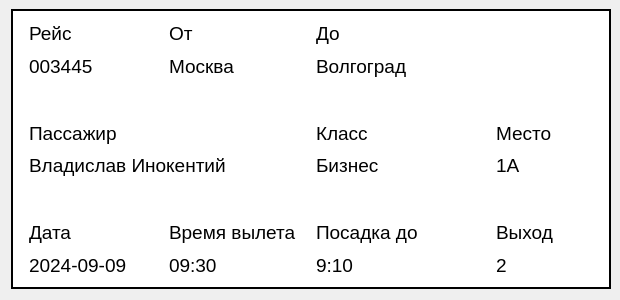
<?xml version="1.0" encoding="UTF-8"?>
<ui version="4.0">
 <class>Form</class>
 <widget class="QWidget" name="Form">
  <property name="geometry">
   <rect>
    <x>0</x>
    <y>0</y>
    <width>618</width>
    <height>300</height>
   </rect>
  </property>
  <property name="maximumSize">
   <size>
    <width>16777215</width>
    <height>300</height>
   </size>
  </property>
  <property name="windowTitle">
   <string>Form</string>
  </property>
  <layout class="QGridLayout" name="gridLayout_4">
   <property name="topMargin">
    <number>9</number>
   </property>
   <property name="rightMargin">
    <number>9</number>
   </property>
   <item row="0" column="0">
    <widget class="QFrame" name="buy_ticket_6">
     <property name="sizePolicy">
      <sizepolicy hsizetype="Expanding" vsizetype="Expanding">
       <horstretch>0</horstretch>
       <verstretch>0</verstretch>
      </sizepolicy>
     </property>
     <property name="minimumSize">
      <size>
       <width>600</width>
       <height>250</height>
      </size>
     </property>
     <property name="maximumSize">
      <size>
       <width>3424242</width>
       <height>7688768</height>
      </size>
     </property>
     <property name="font">
      <font>
       <pointsize>14</pointsize>
      </font>
     </property>
     <property name="styleSheet">
      <string notr="true">QPushButton{
	border-style:solid;
border-width:2px;
	background-color: rgb(222, 222, 222);
	height:40px;
	text-align:left;
	padding-left:10px;
	border-top-left-radius:10px;
	border-bottom-left-radius:10px;
	border-bottom-right-radius:10px;
	border-top-right-radius:10px;
	background-color: transparent;
	border: none;

}
QWidget{
border-style:solid;
border-width:2px;
	background-color: rgb(255, 255, 255);
}
QLabel{
	
	border-color: rgb(255, 255, 255);
}</string>
     </property>
     <property name="frameShape">
      <enum>QFrame::StyledPanel</enum>
     </property>
     <property name="frameShadow">
      <enum>QFrame::Raised</enum>
     </property>
     <layout class="QGridLayout" name="gridLayout">
      <item row="2" column="5">
       <spacer name="horizontalSpacer">
        <property name="orientation">
         <enum>Qt::Horizontal</enum>
        </property>
        <property name="sizeType">
         <enum>QSizePolicy::Fixed</enum>
        </property>
        <property name="sizeHint" stdset="0">
         <size>
          <width>40</width>
          <height>20</height>
         </size>
        </property>
       </spacer>
      </item>
      <item row="2" column="0" colspan="2">
       <layout class="QVBoxLayout" name="verticalLayout_5">
        <item>
         <widget class="QLabel" name="label_8">
          <property name="font">
           <font>
            <pointsize>14</pointsize>
           </font>
          </property>
          <property name="text">
           <string>Пассажир</string>
          </property>
         </widget>
        </item>
        <item>
         <widget class="QLabel" name="label_9">
          <property name="minimumSize">
           <size>
            <width>0</width>
            <height>0</height>
           </size>
          </property>
          <property name="font">
           <font>
            <pointsize>14</pointsize>
           </font>
          </property>
          <property name="text">
           <string>Владислав Инокентий</string>
          </property>
         </widget>
        </item>
       </layout>
      </item>
      <item row="2" column="4">
       <layout class="QVBoxLayout" name="verticalLayout_3">
        <item>
         <widget class="QLabel" name="label_4">
          <property name="sizePolicy">
           <sizepolicy hsizetype="Fixed" vsizetype="Fixed">
            <horstretch>0</horstretch>
            <verstretch>0</verstretch>
           </sizepolicy>
          </property>
          <property name="font">
           <font>
            <pointsize>14</pointsize>
           </font>
          </property>
          <property name="text">
           <string>Место</string>
          </property>
         </widget>
        </item>
        <item>
         <widget class="QLabel" name="label_5">
          <property name="sizePolicy">
           <sizepolicy hsizetype="Fixed" vsizetype="Fixed">
            <horstretch>0</horstretch>
            <verstretch>0</verstretch>
           </sizepolicy>
          </property>
          <property name="font">
           <font>
            <pointsize>14</pointsize>
           </font>
          </property>
          <property name="text">
           <string>1А</string>
          </property>
          <property name="alignment">
           <set>Qt::AlignLeading|Qt::AlignLeft|Qt::AlignVCenter</set>
          </property>
         </widget>
        </item>
       </layout>
      </item>
      <item row="0" column="1">
       <layout class="QVBoxLayout" name="verticalLayout_7">
        <item>
         <widget class="QLabel" name="label_10">
          <property name="sizePolicy">
           <sizepolicy hsizetype="Preferred" vsizetype="Preferred">
            <horstretch>0</horstretch>
            <verstretch>0</verstretch>
           </sizepolicy>
          </property>
          <property name="font">
           <font>
            <pointsize>14</pointsize>
           </font>
          </property>
          <property name="text">
           <string>От</string>
          </property>
         </widget>
        </item>
        <item>
         <widget class="QLabel" name="label_3">
          <property name="sizePolicy">
           <sizepolicy hsizetype="Preferred" vsizetype="Preferred">
            <horstretch>0</horstretch>
            <verstretch>0</verstretch>
           </sizepolicy>
          </property>
          <property name="minimumSize">
           <size>
            <width>0</width>
            <height>0</height>
           </size>
          </property>
          <property name="maximumSize">
           <size>
            <width>16777215</width>
            <height>16777215</height>
           </size>
          </property>
          <property name="font">
           <font>
            <pointsize>14</pointsize>
           </font>
          </property>
          <property name="text">
           <string>Москва</string>
          </property>
         </widget>
        </item>
       </layout>
      </item>
      <item row="2" column="2">
       <layout class="QVBoxLayout" name="verticalLayout_4">
        <item>
         <widget class="QLabel" name="label_6">
          <property name="font">
           <font>
            <pointsize>14</pointsize>
           </font>
          </property>
          <property name="text">
           <string>Класс</string>
          </property>
         </widget>
        </item>
        <item>
         <widget class="QLabel" name="label_7">
          <property name="font">
           <font>
            <pointsize>14</pointsize>
           </font>
          </property>
          <property name="text">
           <string>Бизнес</string>
          </property>
          <property name="alignment">
           <set>Qt::AlignLeading|Qt::AlignLeft|Qt::AlignVCenter</set>
          </property>
         </widget>
        </item>
       </layout>
      </item>
      <item row="4" column="1">
       <layout class="QVBoxLayout" name="verticalLayout_8">
        <item>
         <widget class="QLabel" name="label_12">
          <property name="font">
           <font>
            <pointsize>14</pointsize>
           </font>
          </property>
          <property name="text">
           <string>Время вылета</string>
          </property>
         </widget>
        </item>
        <item>
         <widget class="QLabel" name="label_time_start_buy_ticket_7">
          <property name="sizePolicy">
           <sizepolicy hsizetype="Preferred" vsizetype="Preferred">
            <horstretch>0</horstretch>
            <verstretch>0</verstretch>
           </sizepolicy>
          </property>
          <property name="minimumSize">
           <size>
            <width>0</width>
            <height>0</height>
           </size>
          </property>
          <property name="maximumSize">
           <size>
            <width>786868</width>
            <height>50</height>
           </size>
          </property>
          <property name="font">
           <font>
            <pointsize>14</pointsize>
           </font>
          </property>
          <property name="text">
           <string>09:30</string>
          </property>
          <property name="alignment">
           <set>Qt::AlignLeading|Qt::AlignLeft|Qt::AlignVCenter</set>
          </property>
         </widget>
        </item>
       </layout>
      </item>
      <item row="0" column="0">
       <layout class="QVBoxLayout" name="verticalLayout_10">
        <item>
         <widget class="QLabel" name="label_15">
          <property name="font">
           <font>
            <pointsize>14</pointsize>
           </font>
          </property>
          <property name="text">
           <string>Рейс</string>
          </property>
         </widget>
        </item>
        <item>
         <widget class="QLabel" name="label_16">
          <property name="font">
           <font>
            <pointsize>14</pointsize>
           </font>
          </property>
          <property name="text">
           <string>003445</string>
          </property>
         </widget>
        </item>
       </layout>
      </item>
      <item row="4" column="2">
       <layout class="QVBoxLayout" name="verticalLayout_9">
        <item>
         <widget class="QLabel" name="label_13">
          <property name="font">
           <font>
            <pointsize>14</pointsize>
           </font>
          </property>
          <property name="text">
           <string>Посадка до</string>
          </property>
         </widget>
        </item>
        <item>
         <widget class="QLabel" name="label_14">
          <property name="font">
           <font>
            <pointsize>14</pointsize>
           </font>
          </property>
          <property name="text">
           <string>9:10</string>
          </property>
         </widget>
        </item>
       </layout>
      </item>
      <item row="4" column="4">
       <layout class="QVBoxLayout" name="verticalLayout_11">
        <item>
         <widget class="QLabel" name="label_17">
          <property name="font">
           <font>
            <pointsize>14</pointsize>
           </font>
          </property>
          <property name="text">
           <string>Выход</string>
          </property>
         </widget>
        </item>
        <item>
         <widget class="QLabel" name="label_18">
          <property name="font">
           <font>
            <pointsize>14</pointsize>
           </font>
          </property>
          <property name="text">
           <string>2</string>
          </property>
         </widget>
        </item>
       </layout>
      </item>
      <item row="4" column="0">
       <layout class="QVBoxLayout" name="verticalLayout_2">
        <item>
         <widget class="QLabel" name="label">
          <property name="font">
           <font>
            <pointsize>14</pointsize>
           </font>
          </property>
          <property name="text">
           <string>Дата</string>
          </property>
         </widget>
        </item>
        <item>
         <widget class="QLabel" name="label_time_end_buy_ticket_7">
          <property name="sizePolicy">
           <sizepolicy hsizetype="Preferred" vsizetype="Preferred">
            <horstretch>0</horstretch>
            <verstretch>0</verstretch>
           </sizepolicy>
          </property>
          <property name="minimumSize">
           <size>
            <width>0</width>
            <height>0</height>
           </size>
          </property>
          <property name="maximumSize">
           <size>
            <width>16777215</width>
            <height>50</height>
           </size>
          </property>
          <property name="font">
           <font>
            <pointsize>14</pointsize>
           </font>
          </property>
          <property name="styleSheet">
           <string notr="true"/>
          </property>
          <property name="text">
           <string>2024-09-09</string>
          </property>
          <property name="alignment">
           <set>Qt::AlignLeading|Qt::AlignLeft|Qt::AlignVCenter</set>
          </property>
         </widget>
        </item>
       </layout>
      </item>
      <item row="2" column="3">
       <spacer name="horizontalSpacer_2">
        <property name="orientation">
         <enum>Qt::Horizontal</enum>
        </property>
        <property name="sizeType">
         <enum>QSizePolicy::Fixed</enum>
        </property>
        <property name="sizeHint" stdset="0">
         <size>
          <width>40</width>
          <height>20</height>
         </size>
        </property>
       </spacer>
      </item>
      <item row="3" column="0">
       <spacer name="verticalSpacer">
        <property name="orientation">
         <enum>Qt::Vertical</enum>
        </property>
        <property name="sizeType">
         <enum>QSizePolicy::Fixed</enum>
        </property>
        <property name="sizeHint" stdset="0">
         <size>
          <width>20</width>
          <height>35</height>
         </size>
        </property>
       </spacer>
      </item>
      <item row="1" column="0">
       <spacer name="verticalSpacer_2">
        <property name="orientation">
         <enum>Qt::Vertical</enum>
        </property>
        <property name="sizeType">
         <enum>QSizePolicy::Fixed</enum>
        </property>
        <property name="sizeHint" stdset="0">
         <size>
          <width>20</width>
          <height>35</height>
         </size>
        </property>
       </spacer>
      </item>
      <item row="0" column="2">
       <layout class="QVBoxLayout" name="verticalLayout_6">
        <item>
         <widget class="QLabel" name="label_11">
          <property name="sizePolicy">
           <sizepolicy hsizetype="Preferred" vsizetype="Preferred">
            <horstretch>0</horstretch>
            <verstretch>0</verstretch>
           </sizepolicy>
          </property>
          <property name="font">
           <font>
            <pointsize>14</pointsize>
           </font>
          </property>
          <property name="text">
           <string>До</string>
          </property>
         </widget>
        </item>
        <item>
         <widget class="QLabel" name="label_2">
          <property name="sizePolicy">
           <sizepolicy hsizetype="Preferred" vsizetype="Preferred">
            <horstretch>0</horstretch>
            <verstretch>0</verstretch>
           </sizepolicy>
          </property>
          <property name="minimumSize">
           <size>
            <width>0</width>
            <height>0</height>
           </size>
          </property>
          <property name="maximumSize">
           <size>
            <width>16777215</width>
            <height>16777215</height>
           </size>
          </property>
          <property name="font">
           <font>
            <pointsize>14</pointsize>
           </font>
          </property>
          <property name="text">
           <string>Волгоград</string>
          </property>
          <property name="alignment">
           <set>Qt::AlignLeading|Qt::AlignLeft|Qt::AlignVCenter</set>
          </property>
         </widget>
        </item>
       </layout>
      </item>
     </layout>
    </widget>
   </item>
  </layout>
 </widget>
 <resources/>
 <connections/>
</ui>
